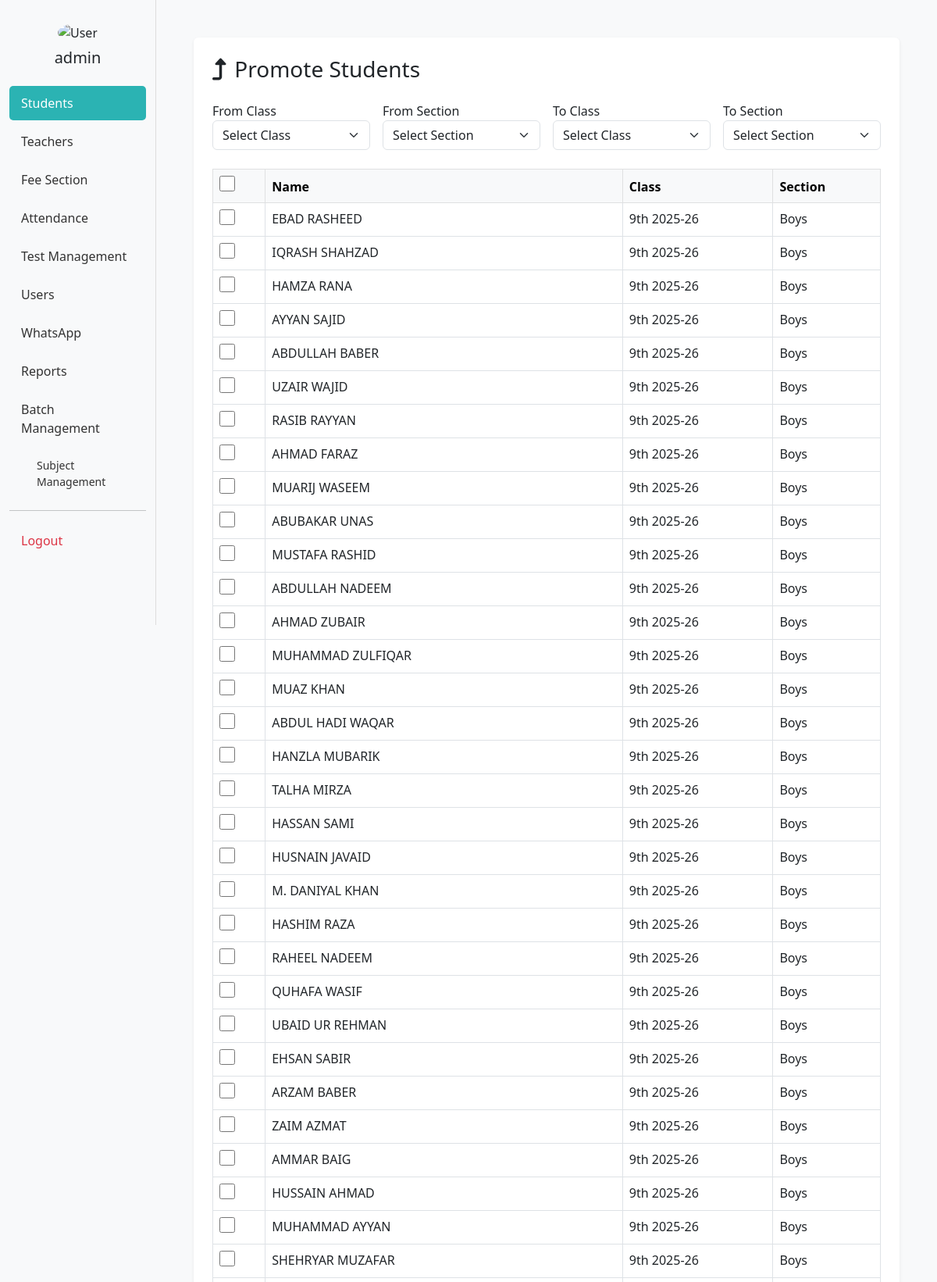
The page /promote_students/ (signed in, upper part) on the database its author committed.
### bri/models.py (models this page shows, shortened)
class Student(models.Model):
    username = models.OneToOneField(Username, on_delete=models.CASCADE, related_name='student_profile')
    std_fname = models.CharField(max_length=20)
    std_lname = models.CharField(max_length=20)
    std_dob = models.DateField()
    std_roll = models.CharField(max_length=20)
    std_class = models.ForeignKey(Class, on_delete=models.CASCADE)
    guardian_name = models.CharField(max_length=100, blank=True)
    guardian_contact1 = PhoneNumberField(blank=True, null=True)
    guardian_contact2 = PhoneNumberField(blank=True, null=True)
    address = models.TextField(blank=True, null=True)
    std_section = models.ForeignKey(Section, on_delete=models.CASCADE, null=True, blank=True)
    gender = models.CharField(max_length=10)
    discount_amount = models.IntegerField(help_text="Discount amount in PKR")
    is_active = models.BooleanField(default=True)
    profile_picture = models.ImageField(upload_to='student_pics/', blank=True, null=True)
    bform = models.CharField(max_length=20, blank=True, null=True)
    created_at = models.DateTimeField(auto_now_add=True)
    class Meta:
        unique_together = ('std_class', 'std_roll')

class Class(models.Model):
    class_name = models.CharField(max_length=15)
    is_active = models.BooleanField(default=True)
    order = models.IntegerField(default=0)
    class Meta:
        ordering = ['order', 'class_name']

class Section(models.Model):
    std_section = models.CharField(max_length=10)
    class_name = models.ForeignKey(Class, on_delete=models.CASCADE, related_name="sections")
    is_active = models.BooleanField(default=True)
    order = models.IntegerField(default=0)
    class Meta:
        ordering = ['order', 'std_section']

### bri/views.py (the view, shortened to what this page needs)
# urls.py: path('promote_students/', views.promote_students, name='promote_students'),
@admin_required
def promote_students(request):
    class_list = Class.objects.all()
    filters = {
        'source_class': request.GET.get('source_class', ''),
        'source_section': request.GET.get('source_section', ''),
        'target_class': request.GET.get('target_class', ''),
        'target_section': request.GET.get('target_section', ''),
    }
    students = Student.objects.all()
    if filters['source_class'].isdigit():
        students = students.filter(std_class__id=int(filters['source_class']))
    if filters['source_section'].isdigit():
        students = students.filter(std_section__id=int(filters['source_section']))
    source_sections = Section.objects.filter(class_name_id=filters['source_class']) if filters['source_class'].isdigit() else []
    target_sections = source_sections  # initial assumption; dynamic fetch possible
    context = {
        'class_list': class_list,
        'source_sections': source_sections,
        'target_sections': target_sections,
        'filters': filters,
        'students': students,
    }
    return render(request, 'promote_students.html', context)

### bri/views.py (called while the page is built)
def admin_required(view_func):
    @wraps(view_func)
    def wrapper(request, *args, **kwargs):
        user_id = request.session.get('user_id')
        user_role = request.session.get('user_role')
        print(f"Admin check - user_id: {user_id}, user_role: {user_role}")
        if not user_id or user_role != 'admin':
            messages.error(request, "You need admin access to view this page.")
            return redirect('admin_dashboard')
        return view_func(request, *args, **kwargs)
    return wrapper

### bri/templates/promote_students.html (shortened to what this page needs)
<!DOCTYPE html>
<html lang="en">
<head>
  <link href="https://cdn.jsdelivr.net/npm/bootstrap@5.3.0/dist/css/bootstrap.min.css" rel="stylesheet">
  <link href="https://cdnjs.cloudflare.com/ajax/libs/font-awesome/6.0.0/css/all.min.css" rel="stylesheet">
</head>
<body>
  <div class="container-fluid">
    <div class="row">
      <div class="col-md-2 sidebar">
        <div class="text-center mb-4">
          {% load static %}
          {% if request.session.user_picture %}
            <img src="{{ request.session.user_picture }}" height="100px" class="rounded-circle mb-2" alt="User" />
          {% else %}
            <img src="{% static 'user_img.png' %}" height="100px" class="rounded-circle mb-2" alt="User" />
          {% endif %}
          <h5>{{ request.session.user_name|default:'Admin' }}</h5>
        </div>
        <a href="{% url 'studentss' %}" class="active">Students</a>
        <a href="{% url 'add_teacher' %}">Teachers</a>
        <a href="{% url 'fee_dashboard' %}">Fee Section</a>
        <a href="{% url 'attendance_dashboard' %}">Attendance</a>
        <a href="{% url 'test_management' %}">Test Management</a>
        <a href="{% url 'add_user' %}">Users</a>
        <a href="{% url 'whatsapp_integration' %}">WhatsApp</a>
        <a href="{% url 'reports_dashboard' %}">Reports</a>
        <a href="{% url 'batch_management' %}">Batch Management</a>
        <a href="{% url 'subject_management' %}" style="margin-left: 20px; font-size: 14px;">Subject Management</a>
        <hr>
        <a href="{% url 'logout_view' %}" class="text-danger">Logout</a>
      </div>
      <div class="col-md-10 p-5">
        <div class="bg-white p-4 rounded shadow-sm">
        <h3 class="mb-4"><i class="fas fa-level-up-alt"></i> Promote Students</h3>
<form method="GET" class="row g-3 mb-4">
  <div class="col-md-3">
    <label>From Class</label>
    <select name="source_class" class="form-select" onchange="this.form.submit()">
      <option value="">Select Class</option>
    </select>
  </div>
  <div class="col-md-3">
    <label>From Section</label>
    <select name="source_section" class="form-select" onchange="this.form.submit()">
      <option value="">Select Section</option>
    </select>
  </div>
  <div class="col-md-3">
    <label>To Class</label>
    <select name="target_class" class="form-select">
      <option value="">Select Class</option>
    </select>
  </div>
  <div class="col-md-3">
    <label>To Section</label>
    <select name="target_section" class="form-select">
      <option value="">Select Section</option>
    </select>
  </div>
</form>
<form method="POST" onsubmit="return confirm('Promote selected students to new class/section?');">
  <table class="table table-bordered">
    <thead class="table-light">
      <tr>
        <th><input type="checkbox" id="selectAll" class="custom-checkbox" /></th>
        <th>Name</th>
        <th>Class</th>
        <th>Section</th>
      </tr>
    </thead>
    <tbody>
      {% if students %}
        {% for stud in students %}
          <tr>
            <td><input type="checkbox" name="selected_students" value="{{ stud.id }}" class="student-checkbox custom-checkbox" /></td>
            <td>{{ stud.std_fname }} {{ stud.std_lname }}</td>
            <td>{{ stud.std_class.class_name }}</td>
            <td>{{ stud.std_section.std_section }}</td>
          </tr>
        {% endfor %}
      {% else %}
        <tr><td colspan="4" class="text-center">No students found.</td></tr>
      {% endif %}
    </tbody>
  </table>
</form>
        </div>
      </div>
    </div>
  </div>
</body>
</html>

### bri/templates/promote_students.html (style rules this page uses)
body { background-color: #f8f9fa; }
.sidebar { border-right: 1px solid #ddd; height: 100vh; padding-top: 30px; }
.sidebar a { display: block; padding: 10px 15px; color: #333; text-decoration: none; border-radius: 5px; margin-bottom: 5px; }
.sidebar a:hover, .sidebar a.active { background-color: #2bb3b3; color: #fff; }
.custom-checkbox { width: 20px; height: 20px; cursor: pointer; }

### rows shown on the page
Student: std_fname "EBAD", std_lname "RASHEED", std_class.class_name "9th 2025-26", std_section.std_section "Boys"
Student: std_fname "IQRASH", std_lname "SHAHZAD", std_class.class_name "9th 2025-26", std_section.std_section "Boys"
Student: std_fname "HAMZA", std_lname "RANA", std_class.class_name "9th 2025-26", std_section.std_section "Boys"
Student: std_fname "AYYAN", std_lname "SAJID", std_class.class_name "9th 2025-26", std_section.std_section "Boys"
Student: std_fname "ABDULLAH", std_lname "BABER", std_class.class_name "9th 2025-26", std_section.std_section "Boys"
Student: std_fname "UZAIR", std_lname "WAJID", std_class.class_name "9th 2025-26", std_section.std_section "Boys"
Student: std_fname "RASIB", std_lname "RAYYAN", std_class.class_name "9th 2025-26", std_section.std_section "Boys"
Student: std_fname "AHMAD", std_lname "FARAZ", std_class.class_name "9th 2025-26", std_section.std_section "Boys"
Student: std_fname "MUARIJ", std_lname "WASEEM", std_class.class_name "9th 2025-26", std_section.std_section "Boys"
Student: std_fname "ABUBAKAR", std_lname "UNAS", std_class.class_name "9th 2025-26", std_section.std_section "Boys"
Student: std_fname "MUSTAFA", std_lname "RASHID", std_class.class_name "9th 2025-26", std_section.std_section "Boys"
Student: std_fname "ABDULLAH", std_lname "NADEEM", std_class.class_name "9th 2025-26", std_section.std_section "Boys"
Student: std_fname "AHMAD", std_lname "ZUBAIR", std_class.class_name "9th 2025-26", std_section.std_section "Boys"
Student: std_fname "MUHAMMAD", std_lname "ZULFIQAR", std_class.class_name "9th 2025-26", std_section.std_section "Boys"
Student: std_fname "MUAZ", std_lname "KHAN", std_class.class_name "9th 2025-26", std_section.std_section "Boys"
Student: std_fname "ABDUL HADI", std_lname "WAQAR", std_class.class_name "9th 2025-26", std_section.std_section "Boys"
Student: std_fname "HANZLA", std_lname "MUBARIK", std_class.class_name "9th 2025-26", std_section.std_section "Boys"
Student: std_fname "TALHA", std_lname "MIRZA", std_class.class_name "9th 2025-26", std_section.std_section "Boys"
Student: std_fname "HASSAN", std_lname "SAMI", std_class.class_name "9th 2025-26", std_section.std_section "Boys"
Student: std_fname "HUSNAIN", std_lname "JAVAID", std_class.class_name "9th 2025-26", std_section.std_section "Boys"
Student: std_fname "M. DANIYAL", std_lname "KHAN", std_class.class_name "9th 2025-26", std_section.std_section "Boys"
Student: std_fname "HASHIM", std_lname "RAZA", std_class.class_name "9th 2025-26", std_section.std_section "Boys"
Student: std_fname "RAHEEL", std_lname "NADEEM", std_class.class_name "9th 2025-26", std_section.std_section "Boys"
Student: std_fname "QUHAFA", std_lname "WASIF", std_class.class_name "9th 2025-26", std_section.std_section "Boys"
Student: std_fname "UBAID", std_lname "UR REHMAN", std_class.class_name "9th 2025-26", std_section.std_section "Boys"
Student: std_fname "EHSAN", std_lname "SABIR", std_class.class_name "9th 2025-26", std_section.std_section "Boys"
Student: std_fname "ARZAM", std_lname "BABER", std_class.class_name "9th 2025-26", std_section.std_section "Boys"
Student: std_fname "ZAIM", std_lname "AZMAT", std_class.class_name "9th 2025-26", std_section.std_section "Boys"
Student: std_fname "AMMAR", std_lname "BAIG", std_class.class_name "9th 2025-26", std_section.std_section "Boys"
Student: std_fname "HUSSAIN", std_lname "AHMAD", std_class.class_name "9th 2025-26", std_section.std_section "Boys"
Student: std_fname "MUHAMMAD", std_lname "AYYAN", std_class.class_name "9th 2025-26", std_section.std_section "Boys"
Student: std_fname "SHEHRYAR", std_lname "MUZAFAR", std_class.class_name "9th 2025-26", std_section.std_section "Boys"

### other values the page prints
{{ request.session.user_name|default:'Admin' }} "admin"
